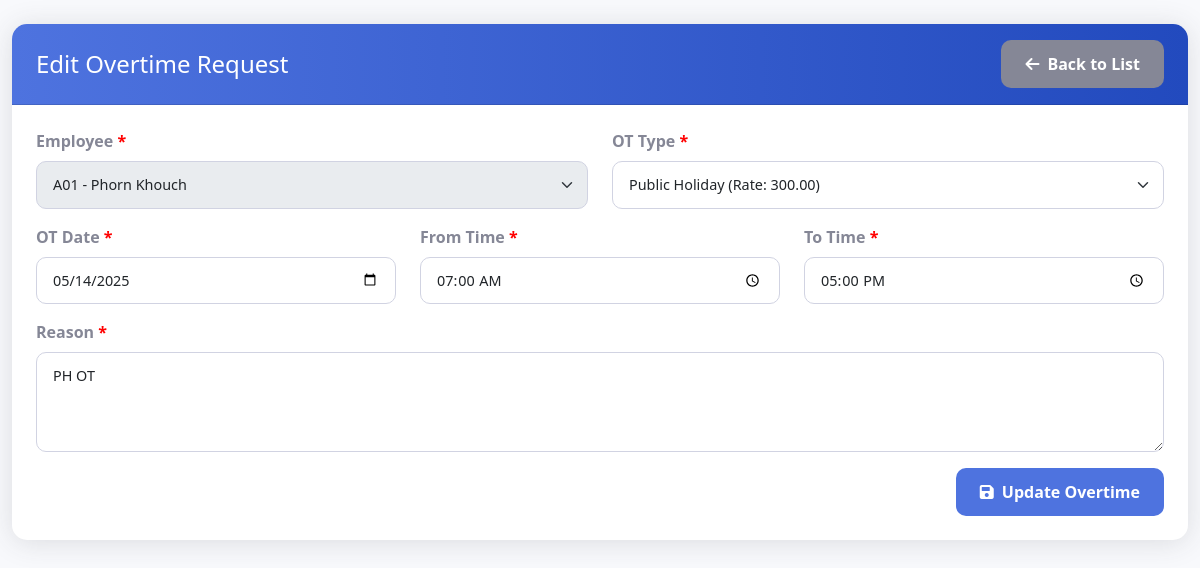
Page /view/PROvertime/edit.php?id=2 on the committed database.
### tables this page shows
CREATE TABLE `provertime` (
  `Provtime` datetime DEFAULT NULL,
  `ID` int(11) NOT NULL,
  `Empcode` varchar(50) DEFAULT NULL,
  `OTType` varchar(50) DEFAULT NULL,
  `OTDate` date DEFAULT NULL,
  `FromTime` time DEFAULT NULL,
  `ToTime` time DEFAULT NULL,
  `hour` decimal(5,2) DEFAULT NULL,
  `Reason` text DEFAULT NULL
);

CREATE TABLE `hrstaffprofile` (
  `EmpCode` varchar(20) NOT NULL,
  `EmpName` varchar(100) DEFAULT NULL,
  `Gender` varchar(20) DEFAULT NULL,
  `Dob` date DEFAULT NULL,
  `Position` varchar(100) DEFAULT NULL,
  `Department` varchar(100) DEFAULT NULL,
  `Company` varchar(100) DEFAULT NULL,
  `Level` varchar(50) DEFAULT NULL,
  `Division` varchar(100) DEFAULT NULL,
  `StartDate` date DEFAULT NULL,
  `Status` varchar(20) DEFAULT NULL,
  `Contact` varchar(50) DEFAULT NULL,
  `Email` varchar(100) DEFAULT NULL,
  `Address` text DEFAULT NULL,
  `LineManager` varchar(100) DEFAULT NULL,
  `Hod` varchar(100) DEFAULT NULL,
  `Photo` varchar(255) DEFAULT NULL,
  `IsProb` int(11) NOT NULL,
  `Salary` decimal(10,2) DEFAULT NULL,
  `PayParameter` varchar(50) DEFAULT NULL,
  `Telegram` varchar(255) NOT NULL,
  `ProbationDate` date NOT NULL
);

CREATE TABLE `protrate` (
  `Code` varchar(50) NOT NULL,
  `Des` text DEFAULT NULL,
  `Rate` decimal(5,2) DEFAULT NULL
);

### view/PROvertime/edit.php (the view, shortened to what this page needs)
<?php
include("../../Config/conect.php");
$id = $_GET['id'];
$sql = "SELECT * FROM provertime WHERE ID = ?";
$stmt = $con->prepare($sql);
$stmt->bind_param("i", $id);
$stmt->execute();
$result = $stmt->get_result();
$overtime = $result->fetch_assoc();
$empQuery = "SELECT EmpCode, EmpName FROM hrstaffprofile ORDER BY EmpName";
$empResult = $con->query($empQuery);
?>
<!DOCTYPE html>
<html lang="en">
<head>
    <link href="https://cdn.jsdelivr.net/npm/bootstrap@5.1.3/dist/css/bootstrap.min.css" rel="stylesheet">
    <link href="https://cdn.jsdelivr.net/npm/flatpickr/dist/flatpickr.min.css" rel="stylesheet">
    <link href="https://cdnjs.cloudflare.com/ajax/libs/font-awesome/6.0.0/css/all.min.css" rel="stylesheet">
    <link href="https://cdn.jsdelivr.net/npm/sweetalert2@11/dist/sweetalert2.min.css" rel="stylesheet">
    <link href="../../style/career.css" rel="stylesheet">
</head>
<body>
    <div class="container-fluid mt-4">
        <div class="row">
            <div class="col-12">
                <div class="card">
                    <div class="card-header">
                        <div class="d-flex justify-content-between align-items-center">
                            <h4 class="mb-0">Edit Overtime Request</h4>
                            <a href="index.php" class="btn btn-secondary">
                                <i class="fas fa-arrow-left me-2"></i>Back to List
                            </a>
                        </div>
                    </div>
                    <div class="card-body">
                        <form action="../../action/PROvertime/edit.php" method="POST" id="overtimeForm" novalidate>
                            <div class="row mb-3">
                                <div class="col-md-6">
                                    <label class="form-label required">Employee</label>
                                    <select name="empcode" class="form-select" required disabled>
                                        <?php while($emp = $empResult->fetch_assoc()): ?>
                                            <option value="<?php echo htmlspecialchars($emp['EmpCode']); ?>"
                                                <?php echo ($emp['EmpCode'] == $overtime['Empcode']) ? 'selected' : ''; ?>>
                                                <?php echo htmlspecialchars($emp['EmpCode'] . ' - ' . $emp['EmpName']); ?>
                                            </option>
                                        <?php endwhile; ?>
                                    </select>
                                </div>
                                <div class="col-md-6">
                                    <label class="form-label required">OT Type</label>
                                    <select name="ottype" class="form-select" required>
                                        <?php
                                        $otTypeQuery = "SELECT Code, Des, Rate FROM protrate ORDER BY Code";
                                        $otTypeResult = $con->query($otTypeQuery);
                                        while($ot = $otTypeResult->fetch_assoc()): ?>
                                            <option value="<?php echo htmlspecialchars($ot['Code']); ?>" <?php if($ot['Code'] == $overtime['OTType']) echo "selected"; ?>>
                                                <?php echo htmlspecialchars($ot['Des'] . ' (Rate: ' . $ot['Rate'] . ')'); ?>
                                            </option>
                                        <?php endwhile; ?>
                                    </select>
                                </div>
                            </div>
                            <div class="row mb-3">
                                <div class="col-md-4">
                                    <label class="form-label required">OT Date</label>
                                    <input type="date" name="otdate" class="form-control date-picker"
                                           value="<?php echo htmlspecialchars($overtime['OTDate']); ?>" required>
                                </div>
                                <div class="col-md-4">
                                    <label class="form-label required">From Time</label>
                                    <input type="time" name="fromtime" class="form-control time-picker"
                                           value="<?php echo htmlspecialchars($overtime['FromTime']); ?>" required>
                                </div>
                                <div class="col-md-4">
                                    <label class="form-label required">To Time</label>
                                    <input type="time" name="totime" class="form-control time-picker"
                                           value="<?php echo htmlspecialchars($overtime['ToTime']); ?>" required>
                                </div>
                            </div>
                            <div class="mb-3">
                                <label class="form-label required">Reason</label>
                                <textarea name="reason" class="form-control" rows="3" required><?php echo htmlspecialchars($overtime['Reason']); ?></textarea>
                            </div>
                            <div class="d-flex justify-content-end gap-2">
                                <button type="submit" class="btn btn-primary">
                                    <i class="fas fa-save me-2"></i>Update Overtime
                                </button>
                            </div>
                        </form>
                    </div>
                </div>
            </div>
        </div>
    </div>
</body>
</html>

### Style/career.css (style rules this page uses)
:root { --primary-color: #4e73df; --secondary-color: #858796; --success-color: #1cc88a; --info-color: #36b9cc; --warning-color: #f6c23e; --danger-color: #e74a3b; }
body { background-color: #f8f9fc; font-family: 'Segoe UI', Tahoma, Geneva, Verdana, sans-serif; }
.required:after { content: " *"; color: var(--danger-color); }
.card { border: none; border-radius: 15px; box-shadow: 0 0.15rem 1.75rem 0 rgba(58, 59, 69, 0.15); }
.card-header { background: linear-gradient(to right, var(--primary-color), #224abe); color: white; border-radius: 15px 15px 0 0 !important; padding: 1rem 1.5rem; }
.card-body { padding: 1.5rem; }
.form-control, .form-select { border-radius: 10px; border: 1px solid #d1d3e2; padding: 0.75rem 1rem; font-size: 0.9rem; }
.form-label { font-weight: 600; color: var(--secondary-color); margin-bottom: 0.5rem; }
textarea.form-control { min-height: 100px; }
.btn { border-radius: 10px; padding: 0.75rem 1.5rem; font-weight: 600; transition: all 0.2s; }
.btn-primary { background-color: var(--primary-color); border: none; }
.btn-secondary { background-color: var(--secondary-color); border: none; }

### view/PROvertime/edit.php (style rules this page uses)
.required:after { content: " *"; color: red; }

### rows in the picture
provertime: empcode "A01 - Phorn Khouch", ottype "Public Holiday (Rate: 300.00)", otdate "05/14/2025", fromtime "07:00:00", totime "17:00:00", reason "PH OT"
